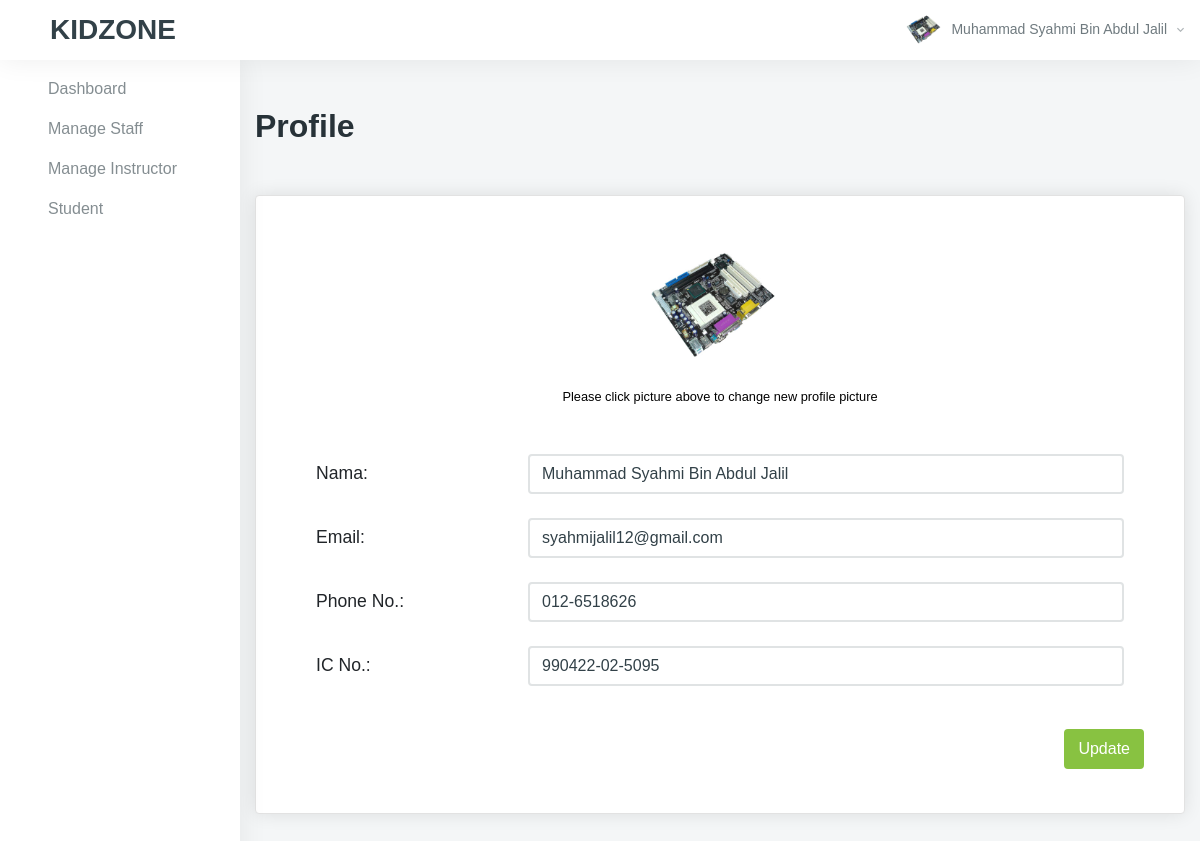
/admin/profile.php (signed in), run on an earlier commit of the app's database.
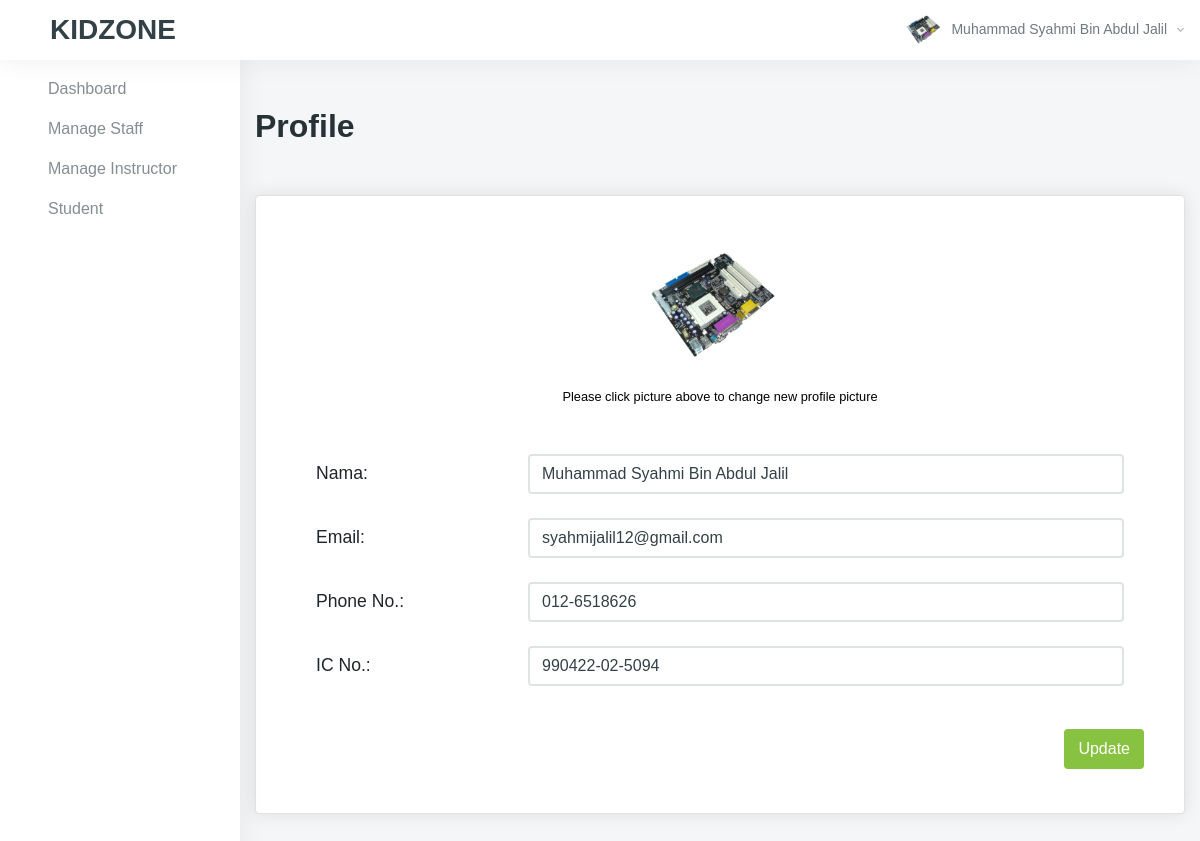
And on a later commit of the database.
### tables this page shows
CREATE TABLE `staff` (
  `staff_id` int(11) NOT NULL,
  `staff_name` varchar(80) NOT NULL,
  `staff_email` varchar(80) NOT NULL,
  `staff_ic` varchar(30) NOT NULL,
  `staff_phone_number` varchar(30) NOT NULL,
  `staff_password` varchar(80) NOT NULL,
  `staff_pic_path` varchar(80) DEFAULT 'default.png'
);

### admin/profile.php (the view, shortened to what the changed rows need)
<?php
include "../resources/conn.php";
$name = $ic = $email = $phone = '';
$staff_id = $_SESSION['staff_id'];
$sql = "SELECT * FROM staff WHERE staff_id = " . $staff_id . "";
$result = $conn->query($sql);
if ($result->num_rows > 0) {
    $row = $result->fetch_assoc();
    $name = $row['staff_name'];
    $ic = $row['staff_ic'];
    $email = $row['staff_email'];
    $phone = $row['staff_phone_number'];
    $path  = $row['staff_pic_path'];
}
?>
<!DOCTYPE html>
<html lang="en">
<head>
    <link href="../resources/vendors/vectormap/jquery-jvectormap-2.0.3.css" rel="stylesheet" type="text/css" />
    <link href="../resources/vendors/jquery-toggles/css/toggles.css" rel="stylesheet" type="text/css">
    <link href="../resources/vendors/jquery-toggles/css/themes/toggles-light.css" rel="stylesheet" type="text/css">
    <link href="../resources/vendors/jquery-toast-plugin/dist/jquery.toast.min.css" rel="stylesheet" type="text/css">
    <link href="../resources/vendors/datatables.net-dt/css/jquery.dataTables.min.css" rel="stylesheet" type="text/css" />
    <link href="../resources/vendors/datatables.net-responsive-dt/css/responsive.dataTables.min.css" rel="stylesheet" type="text/css" />
    <link href="../resources/dist/css/style.css" rel="stylesheet" type="text/css">
</head>
<body>
    <div class="hk-wrapper hk-vertical-nav">
        <?php include('header.php') ?>
        <div class="hk-pg-wrapper">
            <div class="container mt-xl-50 mt-sm-30 mt-15">
                <div class="hk-pg-header align-items-top">
                    <div>
                        <h2 class="hk-pg-title font-weight-600 mb-10">Profile</h2>
                    </div>
                </div>
                <div class="row">
                    <div class="col-xl-12">
                        <form method="POST" enctype="multipart/form-data">
                            <section class="hk-sec-wrapper">
                                <div class="row">
                                    <div class="col-sm">
                                        <div class="media pa-20 rounded" style="padding-bottom: 0 !important;">
                                            <label for="file-input" style="margin-right:auto !important; margin-left:auto !important;">
                                                <img class="mr-15 circle d-130" src="../resources/img/profile/<?php echo $path; ?>" alt="Generic placeholder image">
                                            </label>
                                        </div>
                                    </div>
                                </div>
                                <div class="row">
                                    <div class="col-sm">
                                        <div class="media pa-20 rounded">
                                            <div class="media-body mt-15" style="font-size:110%;">
                                                <table class="table table-md pb-30 table-flush">
                                                    <tbody>
                                                        <tr>
                                                            <td>
                                                                <input name="name" placeholder="Name" class="form-control <?php echo $name_feedback; ?>" type="text" value="<?php echo $name ?>">
                                                            </td>
                                                        </tr>
                                                        <tr>
                                                            <td>
                                                                <input placeholder="Email Address" name="email" class="form-control  <?php echo $email_feedback; ?>" type="text" value="<?php echo $email ?>">
                                                            </td>
                                                        </tr>
                                                        <tr>
                                                            <td>
                                                                <input name="phone" placeholder="Phone Number" class="form-control  <?php echo $phone_feedback; ?>" type="text" value="<?php echo $phone ?>">
                                                            </td>
                                                        </tr>
                                                        <tr>
                                                            <td>
                                                                <input name="ic" placeholder="IC Number" class="form-control  <?php echo $ic_feedback; ?>" type="text" value="<?php echo $ic ?>">
                                                            </td>
                                                        </tr>
                                                    </tbody>
                                                </table>
                                            </div>
                                        </div>
                                    </div>
                                </div>
                            </section>
                        </form>
                    </div>
                </div>
            </div>
        </div>
    </div>
</body>
</html>

### admin/header.php (shortened to what the changed rows need)
<?php
$staff_id = $_SESSION['staff_id'];
$sql100 = "SELECT * FROM staff WHERE staff_id = " . $staff_id . "";
$result100 = $conn->query($sql100);
$row100 = $result100->fetch_assoc();
$name100 = $row100['staff_name'];
$pic_profile = $row100['staff_pic_path'];
?>
<nav class="navbar navbar-expand-xl navbar-light fixed-top hk-navbar hk-navbar-alt">
    <ul class="navbar-nav hk-navbar-content">
        <li class="nav-item dropdown dropdown-authentication">
            <a class="nav-link dropdown-toggle no-caret" href="#" role="button" data-toggle="dropdown" aria-haspopup="true" aria-expanded="false">
                <div class="media">
                    <div class="media-img-wrap">
                        <div class="avatar">
                            <img src="../resources/img/profile/<?php echo $pic_profile; ?>" alt="user" class="avatar-img rounded-circle">
                        </div>
                    </div>
                    <div class="media-body">
                        <span><?php echo $name100; ?><i class="zmdi zmdi-chevron-down"></i></span>
                    </div>
                </div>
            </a>
        </li>
    </ul>
</nav>

What changed in the data, as far as the page shows it:
changed staff "Muhammad Syahmi Bin Abdul Jalil": ic "990422-02-5095" → "990422-02-5094"
